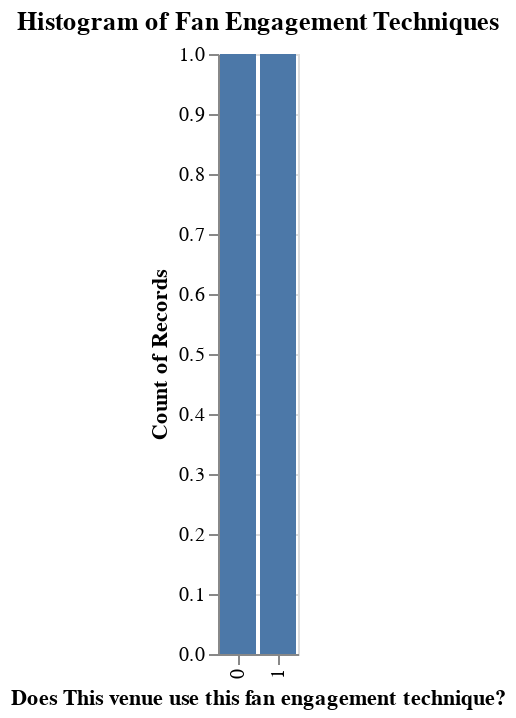

This figure's notebook cell:
### Code cell
print(value_counts1[0])
charts[0]

### Figure 1 — Vega-Lite specification as saved in the notebook (floating-point values rounded to 4 significant figures)
{"config": {"view": {"continuousWidth": 300, "continuousHeight": 300}}, "data": {"name": "data-2f68debe0f5289b276ae1141fe22fa4c"}, "mark": {"type": "bar"}, "encoding": {"x": {"field": "category", "title": "Does This venue use this fan engagement technique?", "type": "nominal"}, "y": {"field": "count", "title": "Count of Records", "type": "quantitative"}}, "title": "Histogram of Fan Engagement Techniques", "$schema": "https://vega.github.io/schema/vega-lite/v5.20.1.json", "datasets": {"data-2f68debe0f5289b276ae1141fe22fa4c": [{"category": 1, "count": 1}, {"category": 0, "count": 1}]}}
